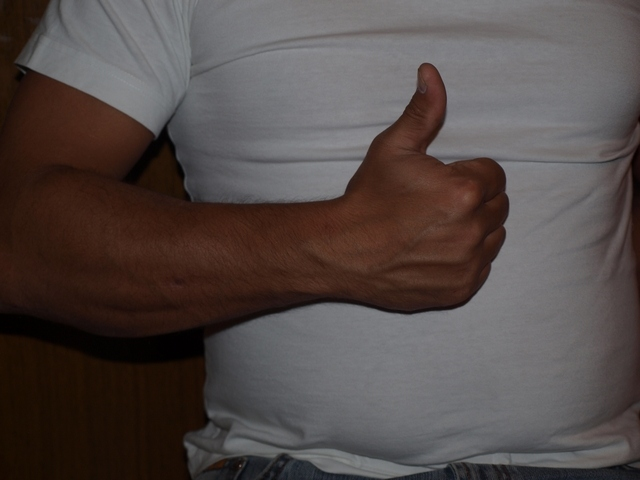
#> input picture Gesture-Recognition/original_images_v1/1_P_hgr1_id06_2.jpg, 640 x 480 px; its folder holds only this picture in this run
$ python homework_v1.py
#> lines starting #> are read from the running program, lines starting #| are printed output that depends on the picture; after the words box and inside, x2 and y2 are one past the last pixel; in counts of white or black regions, pixels touching at a corner belong together
from __future__ import absolute_import
from __future__ import division
from __future__ import print_function

import os
import re
import cv2
import time

# Numpy
import numpy as np

# Tensorflow
import tensorflow as tf

# Sklearn
from sklearn.model_selection import train_test_split

# Datetime
from datetime import datetime


# -----------------------------------------------------------------------------
# Two Layer Fc
# -----------------------------------------------------------------------------

# [122 lines left out: functions inference, loss, training, evaluation, not called in this run]


# -----------------------------------------------------------------------------
# Dataset Loader & Classifier & Prediction
# -----------------------------------------------------------------------------

FILE_PATH = '../original_images_v1'
CLASSES = ['1', '2', '3', '4', '5', 'A', 'B', 'C', 'D', 'E', 'F', 'G', 'H', 'I', 'K', 'L', 'M', 'N', 'O', 'P', 'R', 'S',
           'T', 'U', 'W', 'Y', 'Z']


# List images of class in file path
def list_folder_contents(filepath, class_name):
#> called with filepath = '../original_images_v1', class_name = '1'
    result = []
    files = os.listdir(filepath)

    for file in files:
        if re.search(r'^' + class_name, file):
            file_name = os.path.join('%s/%s' % (filepath, file))
            result.append(file_name)

    return result


# Init dataset
# Item in dataset is dict: {image, label}
def load_image():
    result = []

    for index in range(len(CLASSES)):
        class_name = CLASSES[index]
        file_names = list_folder_contents(FILE_PATH, class_name)
        for file_name in file_names:
            # Read image
            image = cv2.imread(file_name, cv2.IMREAD_COLOR)
#> image is the input picture: shape (480, 640, 3); mean B, G, R 71.4, 73.6, 82.9

            # Filter skin
            image_skin = filter_skin(resize_image(image))
#> in resize_image, `return cv2.resize(image, (200, 200))`:
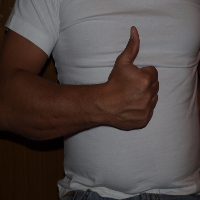
#> returned value: shape (200, 200, 3); mean of channels 0, 1, 2 71.3, 73.5, 82.9; drawn as B, G, R
#> after the loop in filter_skin, `for i in range(m):`:
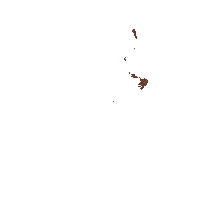
#> image_skin: shape (200, 200, 3); mean of channels 0, 1, 2 254.4, 254.4, 254.5; drawn as B, G, R

            # Get image outline
            image_outline = get_image_outline(image_skin)

            # cv2.imshow('image', image_outline)
            # cv2.waitKey(0)
            # cv2.destroyAllWindows()

            # Save image in folder
            save_image(file_name.replace('../original_images_v1/', ''), image_outline)

            vector = image_outline.flatten()
            result.append({
                'image': vector,
                'label': index
            })

            print('Load image ' + file_name + ' done')

    result = format_dataset(result)

    print(result['images_train'].shape)
    print(result['labels_train'].shape)
    print(result['images_test'].shape)
    print(result['labels_test'].shape)

    return result


# Save processed image
def save_image(file_name, image):
    path = '../images_v1'
    abs_path = os.path.abspath(path)

    if not os.path.exists(abs_path):
        os.mkdir(path)

    cv2.imencode('.jpg', image)[1].tofile(abs_path + '\\' + file_name)
    print('Save image ' + file_name + ' done')


# Get image outline
def get_image_outline(image):
    # Build kernel 3*3
    kernel = cv2.getStructuringElement(cv2.MORPH_RECT, (3, 3))
    # Dilate process
    dilate = cv2.dilate(image, kernel)
    # Erode process
    erode = cv2.erode(image, kernel)
    # Absdiff process
    absdiff = cv2.absdiff(dilate, erode)
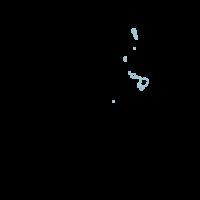
#> absdiff: shape (200, 200, 3); mean of channels 0, 1, 2 1.3, 1.3, 1; drawn as B, G, R
    # threshold process
    retval, image_threshold = cv2.threshold(absdiff, 127, 255, cv2.THRESH_BINARY)
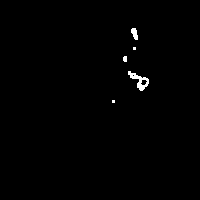
#> image_threshold: shape (200, 200, 3); 0.64% white; 5 white regions (2 under 20 px), largest, box (x1, y1, x2, y2) and area: (128, 71, 149, 91) 157, (131, 28, 138, 40) 57, (123, 56, 127, 62) 22
    # Bitwise_not process
    image_bitwise_not = cv2.bitwise_not(image_threshold)
    # MedianBlur process
    image_median_blur = cv2.medianBlur(image_bitwise_not, 3)
#> image_median_blur: shape (200, 200, 3); 99.4% white; 5 black regions (2 under 20 px), largest, box (x1, y1, x2, y2) and area: (128, 71, 149, 91) 162, (131, 28, 138, 40) 55, (123, 56, 127, 62) 20

    return image_median_blur


# Filter skin
def filter_skin(image):
    image_skin = image.copy()
    m, n, k = image_skin.shape

    for i in range(m):
        for j in range(n):
            b = image_skin.item(i, j, 0)
            g = image_skin.item(i, j, 1)
            r = image_skin.item(i, j, 2)
            if not is_skin(r, g, b):
                image_skin.itemset((i, j, 0), 255)
                image_skin.itemset((i, j, 1), 255)
                image_skin.itemset((i, j, 2), 255)

    return image_skin


# Determine whether the skin
def is_skin(r, g, b):
    result = False

    if (abs(r - g) > 15) and (r > g) and (r > b):
        if (r > 95) and (g > 40) and (b > 20) and (max(r, g, b) - min(r, g, b) > 15):
            result = True
        elif (r > 220) and (g > 210) and (b > 170):
            result = True

    return result


# Resize image
def resize_image(image):
    return cv2.resize(image, (200, 200))


# Format dataset
def format_dataset(ds):
    sample = []
    target = []

    for item in ds:
        sample.append(item['image'])
        target.append(item['label'])

#> (the run stopped early here; a loop or call above may not have finished)
